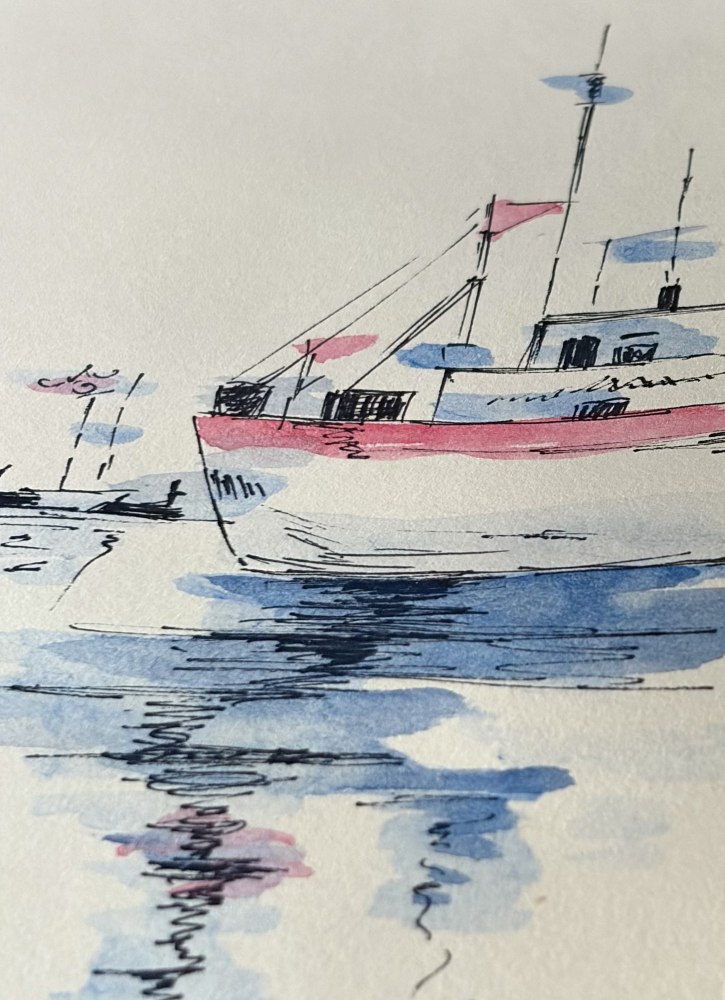
#> input picture art/paintings/img-1829.jpg, 1450 x 2000 px (shown at 1/2 size)
$ python -i art.py   (imports and definitions only)
#> lines starting #> are read from the running program, lines starting #| are printed output that depends on the picture
#> further down, picture is the input picture: PIL image 1450x2000 RGB; mean R, G, B 183, 183.8, 181.3
#!/usr/bin/env python3
"""Add paintings and photos to the GitHub profile gallery.

Drop images into inbox/, then run this script (or double-click "Add art.command"):
  inbox/paintings/          paintings and drawings, hung on the gallery wall
  inbox/photos/<Album>/     photos; the folder name becomes the album name
  inbox/photos/             loose photos go to the "Everyday" album
Black-and-white photos also join the "Black & white" album.

Each image is converted to JPEG with its rotation fixed and all metadata
(camera EXIF, GPS location, XMP) stripped. A web-size copy and a square
thumbnail go into art/, and the piece is recorded in art/gallery.json.
Then the gallery wall, album cards and film strips are redrawn (art/views/,
light and dark versions), README.md, art/README.md and art/albums/*.md are
rebuilt, and everything is committed and pushed. Originals move to
inbox/uploaded/, which never leaves this Mac.

In art/gallery.json you can give a piece a "title", reorder "albums", or set an
album's "cover" to a list of names (file names without .jpg): the first 3 make
the album card, the first 6 the film strip. Run with --render afterwards.
To take a piece down: --remove NAME.
"""
import argparse
import datetime
import hashlib
import html
import json
import posixpath
import re
import shutil
import subprocess
import sys
import tempfile
from pathlib import Path

from PIL import Image, ImageChops, ImageDraw, ImageFilter, ImageFont, ImageOps

ROOT = Path(__file__).resolve().parent.parent
INBOX = ROOT / "inbox"
UPLOADED = INBOX / "uploaded"
ART = ROOT / "art"
THUMBS = ART / "thumbs"
VIEWS = ART / "views"
ALBUM_PAGES = ART / "albums"
GALLERY = ART / "gallery.json"
PROFILE_README = ROOT / "README.md"
ART_README = ART / "README.md"

PAINTINGS, PHOTOS = "paintings", "photos"
KINDS = (PAINTINGS, PHOTOS)
SECTION_TITLE = "Art"
PAINTINGS_HEADING = "Sketchbook"
PHOTOS_HEADING = "Photography"
DEFAULT_ALBUM = "Everyday"
BW_ALBUM = "Black & white"
WALL_SIZE = 4  # paintings per wall row; the profile shows the newest row
FULL_EDGE = 2000  # long edge of the web-size copy, px
THUMB_EDGE = 600  # square thumbnail, px
START, END = "<!-- ART:START -->", "<!-- ART:END -->"
IMAGE_EXTS = {".jpg", ".jpeg", ".png", ".heic", ".heif", ".webp", ".tif", ".tiff", ".bmp"}
CAMERA_NAME = re.compile(
    r"^(img|dsc|dscf|dscn|pxl|mvimg|photo|image|screenshot|screen shot|微信图片|mmexport)[\W_]*\d", re.I
)

AVENIR = "/System/Library/Fonts/Avenir Next.ttc"
FONTS = {
    "bold": (AVENIR, 2),  # Demi Bold
    "regular": (AVENIR, 5),  # Medium
    "film": ("/System/Library/Fonts/Supplemental/Courier New Bold.ttf", 0),
}
# Colours match GitHub's light and dark themes so the pictures sit on the page.
THEMES = {
    "light": {
        "page": (255, 255, 255), "card": (246, 248, 250), "border": (208, 215, 222),
        "title": (31, 35, 40), "sub": (89, 99, 110),
        "wall": ((243, 239, 232), (222, 217, 209)), "glow": None,
        "film": (18, 17, 16), "hole": (255, 255, 255),
    },
    "dark": {
        "page": (13, 17, 23), "card": (22, 27, 34), "border": (48, 54, 61),
        "title": (230, 237, 243), "sub": (145, 152, 161),
        "wall": ((46, 44, 41), (24, 23, 22)), "glow": (255, 236, 200),
        "film": (34, 32, 30), "hole": (236, 228, 214),  # backlit, as on a light box
    },
}
FILM_EMPTY, FILM_AMBER = (52, 50, 47), (232, 163, 61)


# ---------- gallery data ----------

# [5 lines left out: function load_gallery, not called in this run]


def save_gallery(gallery):
    GALLERY.parent.mkdir(parents=True, exist_ok=True)
    GALLERY.write_text(json.dumps(gallery, ensure_ascii=False, indent=2) + "\n", encoding="utf-8")


def name_of(item):
    return Path(item["file"]).stem


# [19 lines left out: functions ensure_album, title_from, not called in this run]


def slugify(text):
    return re.sub(r"[^a-z0-9]+", "-", text.lower()).strip("-")[:60].strip("-")


# [32 lines left out: functions unique_slug, open_image, taken_date, not called in this run]


def is_black_and_white(im):
    small = im.convert("RGB").resize((120, 120))
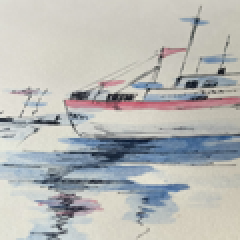
#> small: PIL image 120x120 RGB (shown 2 times larger); mean R, G, B 183, 183.8, 181.3
    r, g, b = small.split()
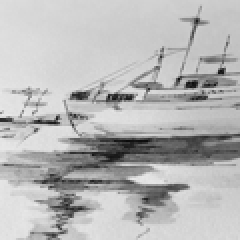
#> r: PIL image 120x120 L (shown 2 times larger); min 11, max 234, mean 183
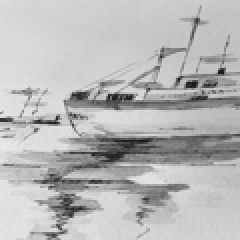
#> g: PIL image 120x120 L (shown 2 times larger); min 21, max 233, mean 183.8
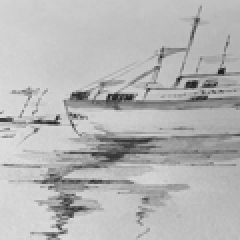
#> b: PIL image 120x120 L (shown 2 times larger); min 24, max 223, mean 181.3
    spread = ImageChops.subtract(ImageChops.lighter(ImageChops.lighter(r, g), b),
                                 ImageChops.darker(ImageChops.darker(r, g), b))
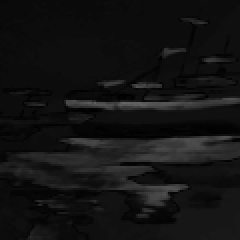
#> spread: PIL image 120x120 L (shown 2 times larger); min 0, max 102, mean 18.7
    hist = spread.histogram()
#> hist = 256 values, max 2733 at index 12, min 0 at index 92, mean 56.25
    return sum(i * count for i, count in enumerate(hist)) / sum(hist) < 4


# [116 lines left out: functions to_rgb, save_jpeg, add_image, move_to_uploaded, remove_empty_folders, process_inbox and 2 more, not called in this run]


def load(item):
    return Image.open(ROOT / item["file"]).convert("RGB")


def month(iso):
    return datetime.date.fromisoformat(iso).strftime("%b %Y")


# [29 lines left out: functions date_range, fit_text, drop_shadow, rounded, not called in this run]


def painting_label(item, number):
    return item["title"] or f"No. {number}"


# [106 lines left out: functions draw_wall, draw_card, draw_strip, cover, picture, not called in this run]


def link(target, inner, page_dir):
    return f'<a href="{posixpath.relpath(target, page_dir)}">{inner}</a>'


def save_view(stem, draw, *args):
    for theme in THEMES:
        save_jpeg(draw(*args, theme), VIEWS / f"{stem}-{theme}.jpg", None, 86)


# [81 lines left out: function render, not called in this run]


# ---------- git ----------

def git(*args, check=True, **kwargs):
    return subprocess.run(["git", *args], cwd=ROOT, check=check, **kwargs)


def has_origin():
    return (ROOT / ".git").exists() and git("remote", "get-url", "origin", check=False, capture_output=True).returncode == 0


def gh_path():
    gh = shutil.which("gh") or str(Path.home() / ".local/bin/gh")
    return gh if Path(gh).exists() else None


# [94 lines left out: functions credential_args, connect_github, pull, push_pending, publish, main, not called in this run]


# [2 lines not run here, left out]

>>> from PIL import Image
>>> picture = Image.open('../art/paintings/img-1829.jpg')
>>> result = is_black_and_white(picture)
#> result = False

$ run again, on art/photos/img-0540.jpg
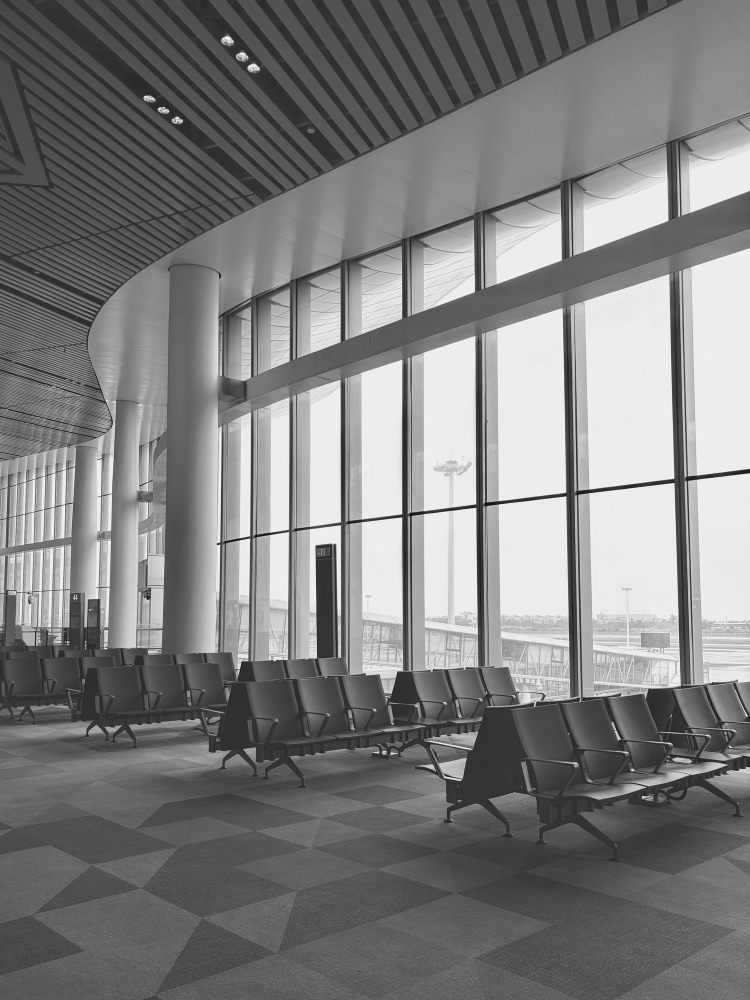
#> input picture art/photos/img-0540.jpg, 1500 x 2000 px (shown at 1/2 size)
#> picture is the input picture: PIL image 1500x2000 RGB; mean R, G, B 126.4, 126.4, 125.1
#> in is_black_and_white, `small = im.convert("RGB").resize((120, 120))`:
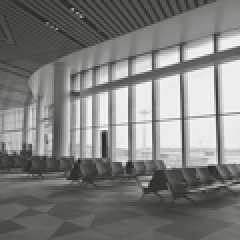
#> small: PIL image 120x120 RGB (shown 2 times larger); mean R, G, B 126.4, 126.4, 125.1
#> in is_black_and_white, `spread = ImageChops.subtract(ImageChops.lighter(ImageChops.lighter(r, ..`:
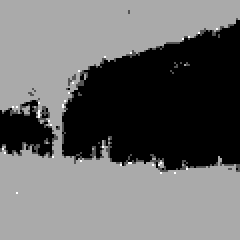
#> spread: PIL image 120x120 L (shown 2 times larger); min 0, max 3, mean 1.25; drawn with min black and max white
#> hist = 256 values, max 8751 at index 2, min 0 at index 4, mean 56.25
#> result = True

$ run again, on art/photos/img-0642.jpg
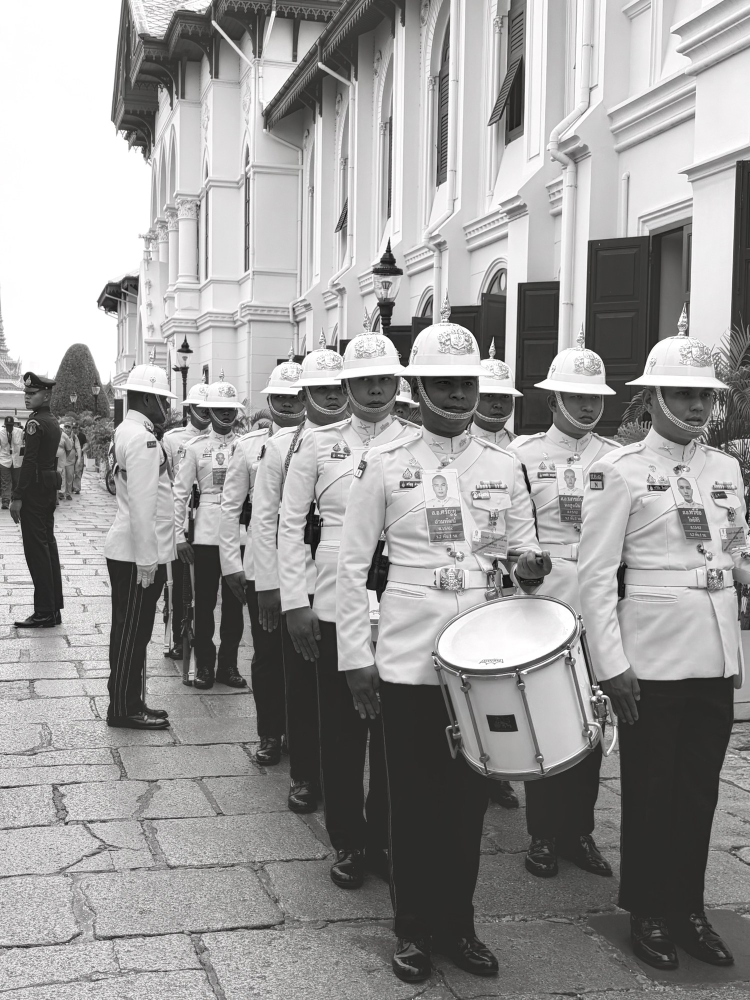
#> input picture art/photos/img-0642.jpg, 1500 x 2000 px (shown at 1/2 size)
#> picture is the input picture: PIL image 1500x2000 RGB; mean R, G, B 155.4, 154.5, 154
#> in is_black_and_white, `small = im.convert("RGB").resize((120, 120))`:
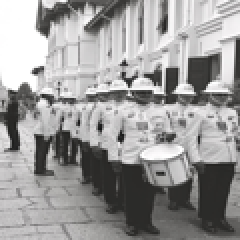
#> small: PIL image 120x120 RGB (shown 2 times larger); mean R, G, B 155.4, 154.5, 154
#> in is_black_and_white, `spread = ImageChops.subtract(ImageChops.lighter(ImageChops.lighter(r, ..`:
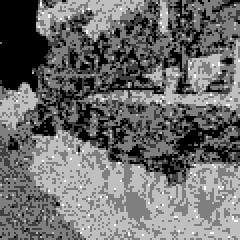
#> spread: PIL image 120x120 L (shown 2 times larger); min 0, max 4, mean 1.72; drawn with min black and max white
#> hist = 256 values, max 5197 at index 2, min 0 at index 5, mean 56.25
#> result = True

$ run again, on art/thumbs/img-0260.jpg
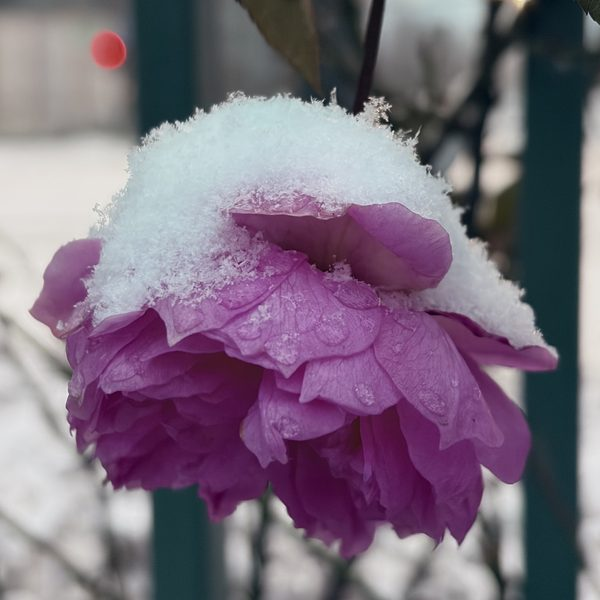
#> input picture art/thumbs/img-0260.jpg, 600 x 600 px
#> picture is the input picture: PIL image 600x600 RGB; mean R, G, B 122.9, 108.9, 126
#> in is_black_and_white, `r, g, b = small.split()`:
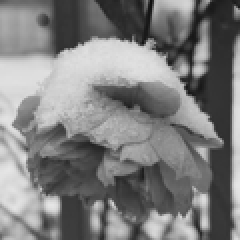
#> b: PIL image 120x120 L (shown 2 times larger); min 16, max 229, mean 126
#> in is_black_and_white, `spread = ImageChops.subtract(ImageChops.lighter(ImageChops.lighter(r, ..`:
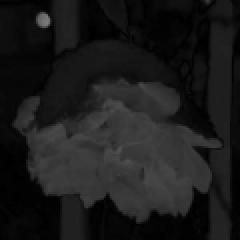
#> spread: PIL image 120x120 L (shown 2 times larger); min 0, max 123, mean 26.7
#> hist = 256 values, max 740 at index 2, min 0 at index 81, mean 56.25
#> result = False
